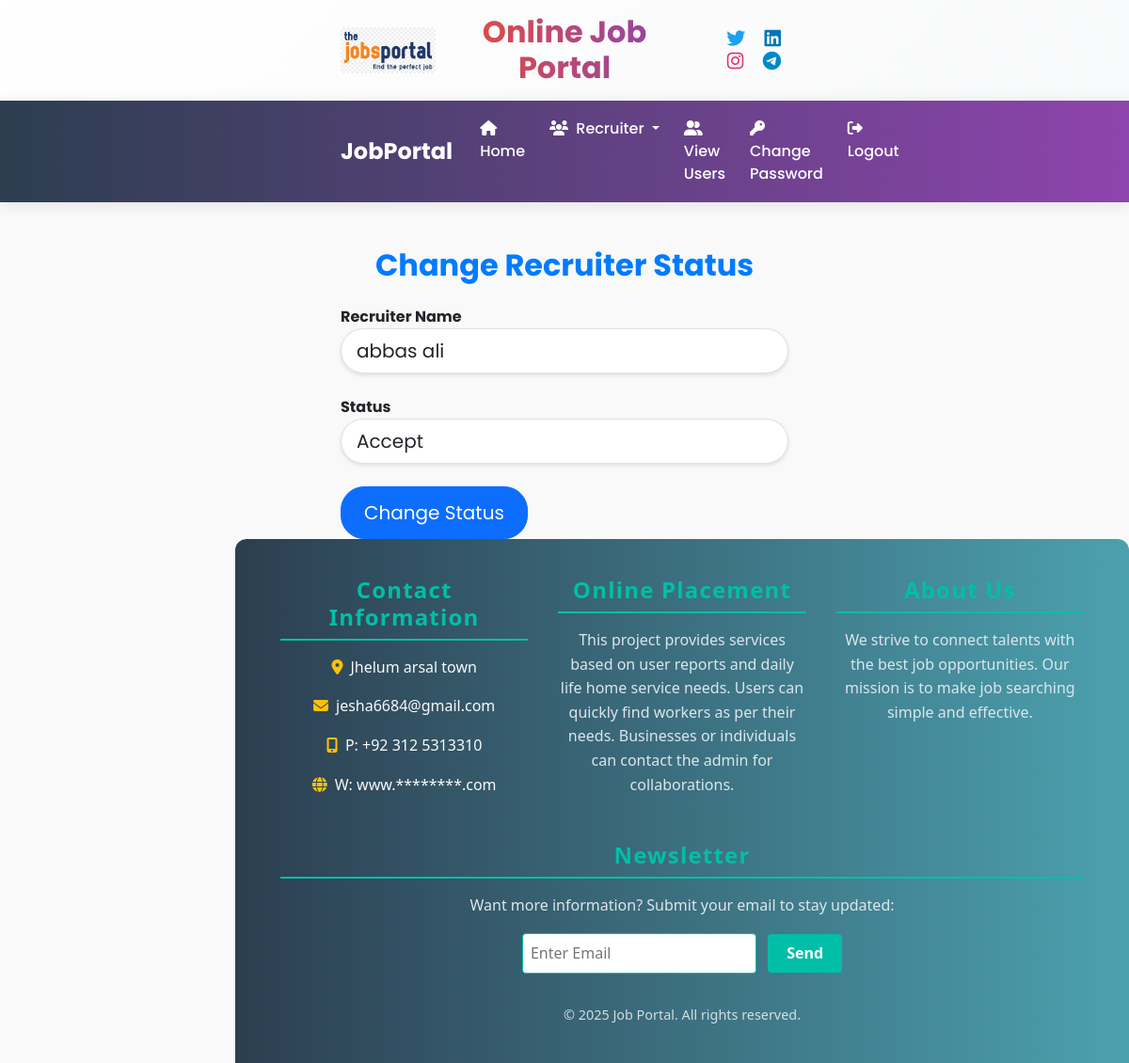
Page /change_status/4/ (signed in) on the earlier database version.
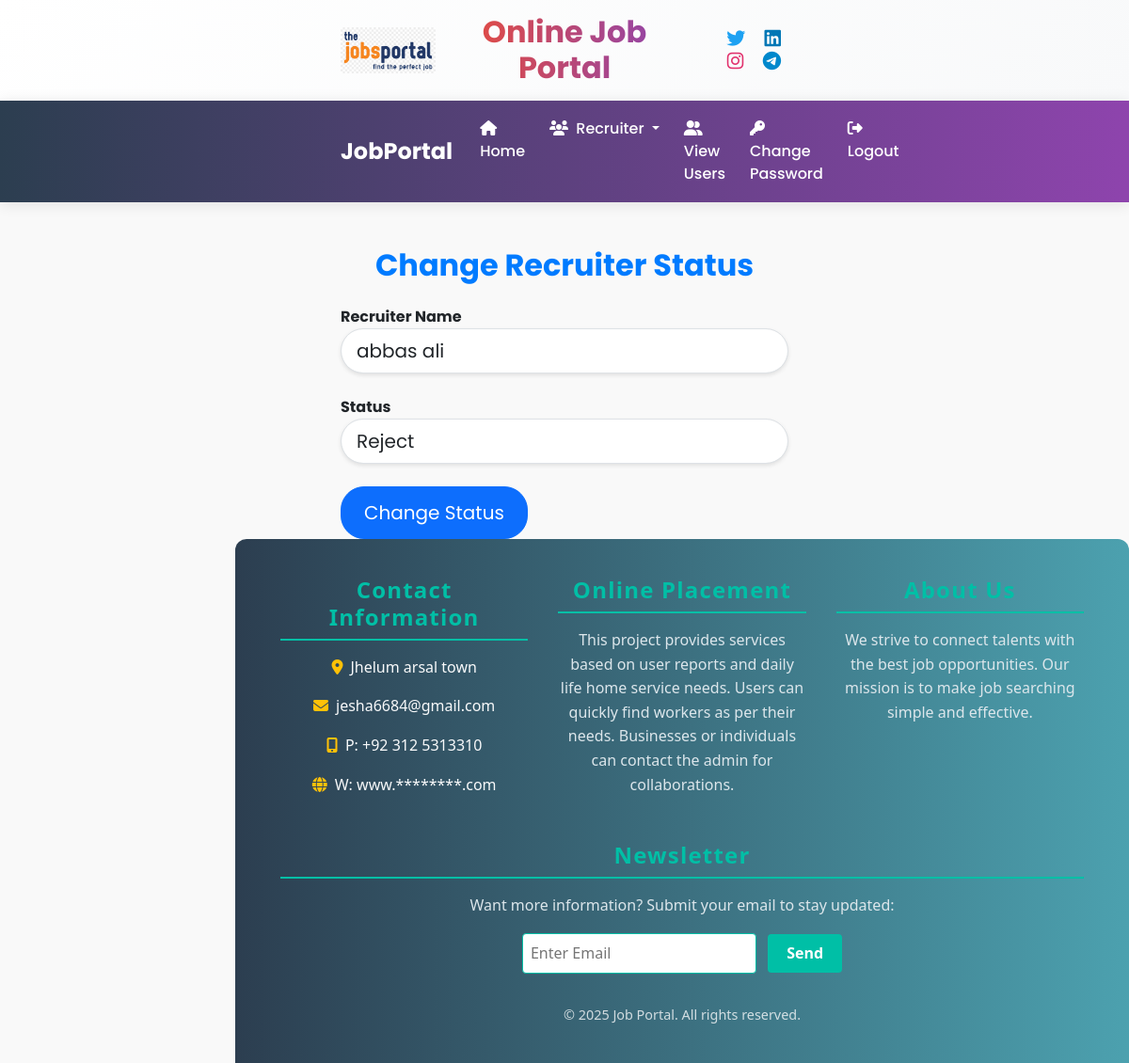
Same page on the later database version.
### job/models.py (models this page shows, shortened)
class Recruiter(models.Model):
    user = models.ForeignKey(User, on_delete=models.CASCADE)
    mobile = models.CharField(max_length=15, null=True)
    image = models.FileField(null=True)
    gender = models.CharField(max_length=15, null=True)
    type = models.CharField(max_length=15, null=True)
    company = models.CharField(max_length=150, null=True)
    status = models.CharField(max_length=25, null=True)

### job/views.py (the view, shortened to what this page needs)
# urls.py: path('change_status/<int:id>/', views.change_status, name='change_status'),
def change_status(request, id):
    if not request.user.is_authenticated:
        return redirect('admin_login')
    error=""
    recruiter = Recruiter.objects.get(id=id)
    d = {'recruiter':recruiter, 'error':error}
    return render(request, 'change_status.html', d)

### job/templates/change_status.html (shortened to what this page needs)
{% load static %}
{% block body %}
{% include 'admin_nava.html' %}
<div class="container mt-5">
    <h2 class="text-center mb-4" style="font-weight: bold; color: #007bff;">Change Recruiter Status</h2>
    <form method="post">
        <div class="form-group mb-4">
            <label for="uname"><b>Recruiter Name</b></label>
            <input type="text" class="form-control form-control-lg" id="uname" name="uname" value="{{ recruiter.user.first_name }} {{ recruiter.user.last_name }}" readonly>
        </div>
        <div class="form-group mb-4">
            <label for="status"><b>Status</b></label>
            <select class="form-control form-control-lg" name="status" id="status">
                <option value="accept" {% if recruiter.status == 'accept' %}selected{% endif %}>Accept</option>
                <option value="reject" {% if recruiter.status == 'reject' %}selected{% endif %}>Reject</option>
            </select>
        </div>
        <div class="form-group">
            <button type="submit" class="btn btn-primary btn-block btn-lg">Change Status</button>
        </div>
    </form>
</div>
{% include 'footer.html' %}
{% endblock %}

Differences in the rows shown:
changed Recruiter "abbas ali": status "Accept" → "Reject"
